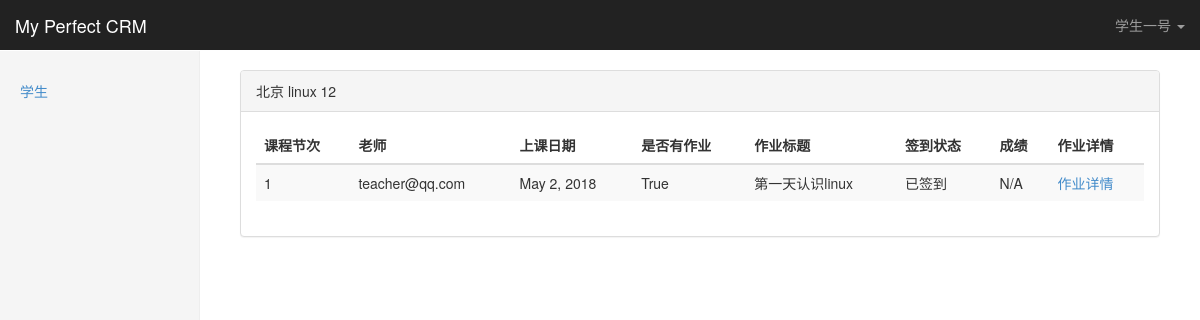
/student/studyrecords/1/ (signed in), run on an earlier commit of the app's database.
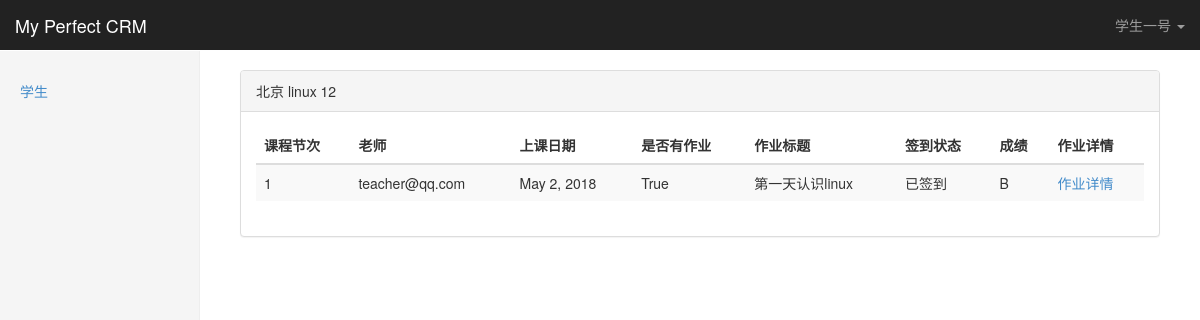
And on a later commit of the database.
### crm/models.py (models this page shows, shortened)
class UserProfile(AbstractBaseUser,PermissionsMixin):
    email = models.EmailField(
        verbose_name='email address',
        max_length=255,
        unique=True,
        null=True
    )
    password = models.CharField(_('password'), max_length=128,
                                help_text=mark_safe('''<a href='password/'>修改密码</a>'''))
    name = models.CharField(max_length=32)
    is_active = models.BooleanField(default=True)
    is_admin = models.BooleanField(default=False)
    roles = models.ManyToManyField("Role", blank=True)
    objects = UserProfileManager()
    stu_account = models.ForeignKey("Customer", verbose_name="关联学员账号", blank=True, null=True,
                                    help_text="只有学员报名后方可为其创建账号")
    auto_login =models.BooleanField(default=False)
    USERNAME_FIELD = 'email'
    REQUIRED_FIELDS = ['name']
    def __str__(self):              # __unicode__ on Python 2
        return self.email
    def has_perm(self, perm, obj=None):
        return True
    class Meta:
        permissions=(
            ('can_fuck_him_to_death', '弄死小虎逼'),
            ('can_access_my_course', '可以访问我的课程'),
            ('can_access_customer_list', '可以访问客户列表'),
            ('can_access_customer_detail', '可以访问客户详细'),
            ('can_access_studyrecords', '可以访问学习记录页面'),
            ('can_access_homework_detail', '可以访问作业详情页面'),
            ('can_upload_homework', '可以交作业'),
            ('access_kingadmin_table_obj_detail', '可以访问kingadmin每个表的对象'),
            ('change_kingadmin_table_obj_detail', '可以修改kingadmin每个表的对象'),
        )

class Menu(models.Model):
    name = models.CharField(max_length=32)
    url_name = models.CharField(max_length=64)
    url_type_choices = ((0,'alias'),(1,'absoulte_url'))
    url_type = models.SmallIntegerField(choices=url_type_choices,default=0)

class Enrollment(models.Model):
    customer = models.ForeignKey("Customer")
    enrolled_class = models.ForeignKey("ClassList",verbose_name='所报班级')
    consultant = models.ForeignKey("UserProfile",verbose_name='课程顾问')
    contract_agreed = models.BooleanField(default=False,verbose_name="学员已同意合同条款")
    contract_approved = models.BooleanField(default=False,verbose_name="合同已经核实")
    date =models.DateTimeField(auto_now_add=True)
    class Meta:
        unique_together = ("customer","enrolled_class")
        verbose_name_plural = "报名表"
        verbose_name="报名表"

class ClassList(models.Model):
    branch= models.ForeignKey("Branch",verbose_name='校区')
    course = models.ForeignKey("Course")
    class_type_choices = (
        (0, '面授(脱产)'),
        (1, '面授(周末)'),
        (2, '网络班')
    )
    contract = models.ForeignKey("ContractTemplate", blank=True, null=True)
    class_type = models.SmallIntegerField(choices=class_type_choices,verbose_name='班级类型')
    semester = models.PositiveSmallIntegerField(verbose_name='学期')
    teachers = models.ManyToManyField("UserProfile")
    start_date = models.DateField(verbose_name='开班日期')
    end_date = models.DateField(verbose_name='结业日期',blank=True,null=True)
    def __str__(self):
        return  "%s %s %s"%(self.branch,self.course,self.semester)
    class Meta:
        unique_together = ('branch','course','semester')
        verbose_name_plural = "班级"
        verbose_name = "班级"

class Branch(models.Model):
    name=models.CharField(max_length=128,unique=True)
    addr= models.CharField(max_length=128)
    def __str__(self):
        return self.name
    class Meta:
        verbose_name_plural = "校区"
        verbose_name ="校区"

class Course(models.Model):
    name = models.CharField(max_length=64,unique=True)
    price = models.PositiveSmallIntegerField()
    period = models.PositiveSmallIntegerField(verbose_name='周期(月)')
    outline = models.TextField()
    def __str__(self):
        return self.name
    class Meta:
        verbose_name_plural = "课程表"
        verbose_name ="课程表"

class StudyRecord(models.Model):
    student = models.ForeignKey("Enrollment")
    course_record = models.ForeignKey("CourseRecord") #选择课程
    attendance_choices = (
        (0, '已签到'),
        (1, '迟到'),
        (2, '缺勤'),
        (3, '早退'),
    )
    attendance = models.SmallIntegerField(choices=attendance_choices,default=0)
    score_choices = (
        (100, "A+"),
        (90, "A"),
        (85, "B+"),
        (80, "B"),
        (75, "B-"),
        (70, "C+"),
        (60, "C"),
        (40, "C-"),
        (-50, "D"),
        (-100, "COPY"),
        (0, "N/A"),
    )
    score = models.SmallIntegerField(choices=score_choices,default=0)
    memo = models.TextField(blank=True,null=True)
    date = models.DateField(auto_now_add=True)
    class Meta:
        unique_together = ('student','course_record')
        verbose_name_plural = "学习记录"
        verbose_name= "学习记录"

class CourseRecord(models.Model):
    from_class = models.ForeignKey("ClassList",verbose_name='班级')
    day_num = models.PositiveSmallIntegerField(verbose_name='第几天(节)')
    teacher = models.ForeignKey("UserProfile")
    has_homework = models.BooleanField(default=True)
    homework_title = models.CharField(max_length=128,blank=True,null=True)
    homework_content = models.TextField(blank=True,null=True)
    outline = models.TextField(verbose_name='本节课程大纲')
    date = models.DateField(auto_now_add=True)
    class Meta:
        unique_together = ("from_class", "day_num")
        verbose_name_plural = "上课记录"
        verbose_name = "上课记录"

### crm/permissions/permission.py (the view)
    def inner(*args,**kwargs):
        print("--permission:",*args,**kwargs)
        print("--func:",func)
        if perm_check(*args,**kwargs) is True:
            return func(*args,**kwargs)
        else:
            return HttpResponse("没权限")

### crm/permissions/permission.py (called while the page is built)
def check_permission(func):
    print('--------check_permission')
    def inner(*args,**kwargs):
        print("--permission:",*args,**kwargs)
        print("--func:",func)
        if perm_check(*args,**kwargs) is True:
            return func(*args,**kwargs)
        else:
            return HttpResponse("没权限")
    return inner

### student/views.py (called while the page is built)
@permission.check_permission
def studyrecords(request,enroll_obj_id):
    enroll_obj = models.Enrollment.objects.get(id=enroll_obj_id)
    return render(request,'student/studyrecords.html',{'enroll_obj':enroll_obj})

### templates/student/studyrecords.html
{%  extends 'index.html' %}
{% load stu_tags %}
{% block page-content %}
<div class="panel panel-default">
  <div class="panel-heading">{{ enroll_obj.enrolled_class }}</div>
  <div class="panel-body">
     <table class="table table-striped table-responsive">
      <thead>
        <tr>
            <th>课程节次</th>
            <th>老师</th>
            <th>上课日期</th>
            <th>是否有作业</th>
            <th>作业标题</th>
            <th>签到状态</th>
            <th>成绩</th>
            <th>作业详情</th>
        </tr>
      </thead>
      <tbody>
            {% for studyrecord in enroll_obj.studyrecord_set.all %}
            <tr>
                <td>{{ studyrecord.course_record.day_num }}</td>
                <td>{{ studyrecord.course_record.teacher }}</td>
                <td>{{ studyrecord.course_record.date }}</td>
                <td>{{ studyrecord.course_record.has_homework }}</td>
                <td>{{ studyrecord.course_record.homework_title }}</td>
                <td>{{ studyrecord.get_attendance_display}}</td>
                <td>{{ studyrecord.get_score_display}}</td>
                <td><a href="{% url 'homework_detail'  studyrecord.id %}">作业详情</a></td>
            </tr>
            {% endfor %}
      </tbody>
    </table>
  </div>
</div>
{% endblock %}

### templates/index.html (shortened to what this page needs)
{% extends 'base.html' %}
{% block body %}
      <body>
    <nav class="navbar navbar-inverse navbar-fixed-top">
      <div class="container-fluid">
        <div class="navbar-header">
          <a class="navbar-brand" href="#">My Perfect CRM</a>
        </div>
        <div id="navbar" class="navbar-collapse collapse">
      <ul class="nav navbar-nav navbar-right">
        <li class="dropdown">
              <a href="#" class="dropdown-toggle" data-toggle="dropdown" aria-expanded="false">{{ request.user.name }} <span class="caret"></span></a>
        </li>
      </ul>
    </div>
      </div>
    </nav>
    <div class="container-fluid">
      <div class="row">
        <div class="col-sm-3 col-md-2 sidebar">
          <ul class="nav nav-sidebar">
            {% for  role in request.user.roles.all %}
              {% for menu in role.menus.all %}
                <li class=""><a href="{% if menu.url_type == 0 %}{%  url  menu.url_name %} {% else %}{{ menu.url_name }}{% endif %}">{{ menu.name }}</a></li>
              {% endfor %}
            {% endfor %}
          </ul>
        </div>
        <div class="col-sm-9 col-sm-offset-3 col-md-10 col-md-offset-2 main">
          {% block page-content %}{% endblock %}
        </div>
      </div>
    </div>
  </body>
{% endblock %}

### templates/base.html (shortened to what this page needs)
<!DOCTYPE html>
<html lang="en"><head><meta http-equiv="Content-Type" content="text/html; charset=UTF-8">
    <link href="/static/css/bootstrap.min.css" rel="stylesheet">
    <link href="/static/css/font-awesome.min.css" rel="stylesheet">
    <link href="/static/css/dashboard.css" rel="stylesheet">
    <link href="/static/plugins/dropzone/dropzone.css" rel="stylesheet">
  </head>
{% block body %}
{% endblock %}
</html>

### statics/css/dashboard.css (style rules this page uses)
body { padding-top: 50px; }
.navbar-fixed-top { border: 0; }
.sidebar { display: none; }
@media (min-width: 768px) { .sidebar { position: fixed; top: 51px; bottom: 0; left: 0; z-index: 1000; display: block; padding: 20px; overflow-x: hidden; overflow-y: auto; background-color: #f5f5f5; border-right: 1px solid #eee; } }
.nav-sidebar { margin-right: -21px; margin-bottom: 20px; margin-left: -20px; }
.nav-sidebar > li > a { padding-right: 20px; padding-left: 20px; }
.main { padding: 20px; }
@media (min-width: 768px) { .main { padding-right: 40px; padding-left: 40px; } }

What changed in the data, as far as the page shows it:
removed StudyRecord: course_record.day_num "1", course_record.teacher "teacher@qq.com", course_record "May 2, 2018", course_record.has_homework "True", course_record.homework_title "第一天认识linux", attendance "已签到", score "N/A"
added StudyRecord: course_record.day_num "1", course_record.teacher "teacher@qq.com", course_record "May 2, 2018", course_record.has_homework "True", course_record.homework_title "第一天认识linux", attendance "已签到", score "B"
